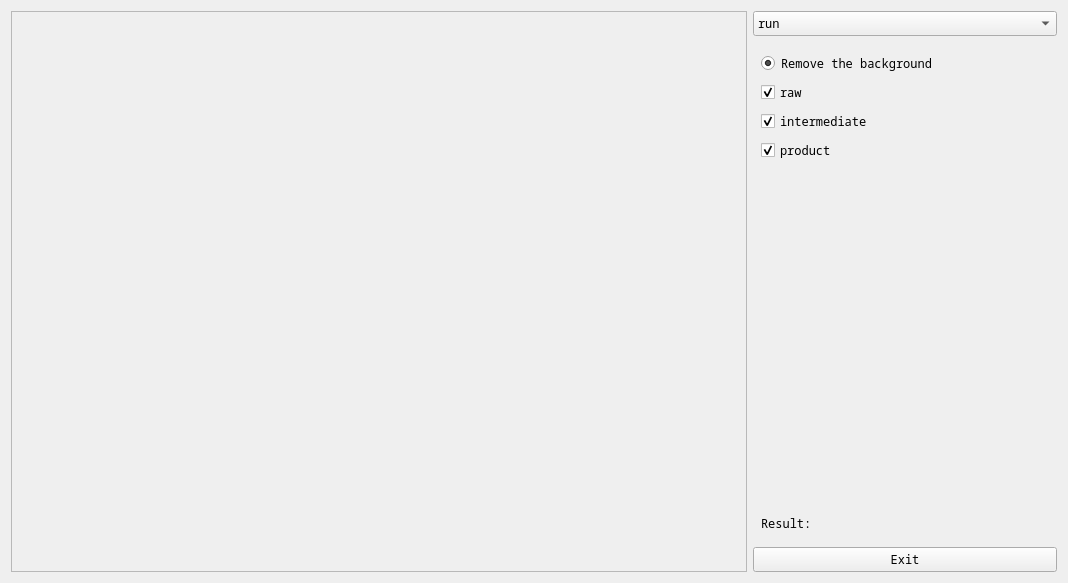
<?xml version="1.0" encoding="UTF-8"?>
<ui version="4.0">
 <class>Form</class>
 <widget class="QWidget" name="Form">
  <property name="geometry">
   <rect>
    <x>0</x>
    <y>0</y>
    <width>1068</width>
    <height>583</height>
   </rect>
  </property>
  <property name="font">
   <font>
    <family>Noto Sans Mono</family>
    <weight>50</weight>
    <bold>false</bold>
   </font>
  </property>
  <property name="windowTitle">
   <string>Form</string>
  </property>
  <property name="styleSheet">
   <string notr="true"/>
  </property>
  <layout class="QHBoxLayout" name="horizontalLayout" stretch="5,2">
   <item>
    <widget class="QScrollArea" name="scrollArea">
     <property name="widgetResizable">
      <bool>true</bool>
     </property>
     <widget class="QWidget" name="scrollAreaWidgetContents">
      <property name="geometry">
       <rect>
        <x>0</x>
        <y>0</y>
        <width>744</width>
        <height>567</height>
       </rect>
      </property>
      <layout class="QGridLayout" name="gridLayout" columnminimumwidth="1,1">
       <property name="sizeConstraint">
        <enum>QLayout::SetDefaultConstraint</enum>
       </property>
       <item row="0" column="0">
        <widget class="CvWidget" name="cv_raw" native="true"/>
       </item>
       <item row="0" column="1">
        <widget class="CvWidget" name="cv_intermediate" native="true"/>
       </item>
       <item row="2" column="0" colspan="2">
        <widget class="CvWidget" name="cv_product" native="true"/>
       </item>
      </layout>
     </widget>
    </widget>
   </item>
   <item>
    <layout class="QVBoxLayout" name="verticalLayout">
     <item>
      <widget class="QComboBox" name="mode">
       <item>
        <property name="text">
         <string>run</string>
        </property>
       </item>
       <item>
        <property name="text">
         <string>train</string>
        </property>
       </item>
       <item>
        <property name="text">
         <string>debug</string>
        </property>
       </item>
      </widget>
     </item>
     <item>
      <widget class="QStackedWidget" name="stacked">
       <property name="enabled">
        <bool>true</bool>
       </property>
       <property name="currentIndex">
        <number>0</number>
       </property>
       <widget class="QWidget" name="RUN">
        <property name="font">
         <font>
          <family>Noto Sans Mono</family>
          <weight>50</weight>
          <bold>false</bold>
         </font>
        </property>
        <layout class="QVBoxLayout" name="verticalLayout_3">
         <property name="leftMargin">
          <number>8</number>
         </property>
         <property name="topMargin">
          <number>10</number>
         </property>
         <item>
          <widget class="QRadioButton" name="radioButton">
           <property name="text">
            <string>Remove the background</string>
           </property>
           <property name="checked">
            <bool>true</bool>
           </property>
          </widget>
         </item>
         <item>
          <widget class="QCheckBox" name="raw">
           <property name="text">
            <string>raw</string>
           </property>
           <property name="checkable">
            <bool>true</bool>
           </property>
           <property name="checked">
            <bool>true</bool>
           </property>
          </widget>
         </item>
         <item>
          <widget class="QCheckBox" name="intermediate">
           <property name="text">
            <string>intermediate</string>
           </property>
           <property name="checkable">
            <bool>true</bool>
           </property>
           <property name="checked">
            <bool>true</bool>
           </property>
          </widget>
         </item>
         <item>
          <widget class="QCheckBox" name="product">
           <property name="text">
            <string>product</string>
           </property>
           <property name="checkable">
            <bool>true</bool>
           </property>
           <property name="checked">
            <bool>true</bool>
           </property>
          </widget>
         </item>
         <item>
          <spacer name="verticalSpacer">
           <property name="orientation">
            <enum>Qt::Vertical</enum>
           </property>
           <property name="sizeHint" stdset="0">
            <size>
             <width>20</width>
             <height>40</height>
            </size>
           </property>
          </spacer>
         </item>
         <item>
          <layout class="QHBoxLayout" name="horizontalLayout_2" stretch="0,1">
           <item>
            <widget class="QLabel" name="label_result">
             <property name="text">
              <string>Result:</string>
             </property>
            </widget>
           </item>
           <item>
            <widget class="QLabel" name="result">
             <property name="text">
              <string/>
             </property>
            </widget>
           </item>
          </layout>
         </item>
        </layout>
       </widget>
       <widget class="QWidget" name="TRAIN">
        <layout class="QVBoxLayout" name="verticalLayout_2">
         <item>
          <layout class="QHBoxLayout" name="horizontalLayout_12">
           <item>
            <widget class="QLabel" name="data_label">
             <property name="text">
              <string>label</string>
             </property>
            </widget>
           </item>
           <item>
            <widget class="QLineEdit" name="label_line">
             <property name="sizePolicy">
              <sizepolicy hsizetype="Expanding" vsizetype="Fixed">
               <horstretch>0</horstretch>
               <verstretch>0</verstretch>
              </sizepolicy>
             </property>
            </widget>
           </item>
          </layout>
         </item>
         <item>
          <layout class="QHBoxLayout" name="horizontalLayout_10">
           <item>
            <widget class="QLabel" name="label">
             <property name="text">
              <string>delay</string>
             </property>
            </widget>
           </item>
           <item>
            <widget class="QSpinBox" name="spinBox">
             <property name="sizePolicy">
              <sizepolicy hsizetype="Expanding" vsizetype="Fixed">
               <horstretch>0</horstretch>
               <verstretch>0</verstretch>
              </sizepolicy>
             </property>
            </widget>
           </item>
           <item>
            <widget class="QPushButton" name="btn_freeze">
             <property name="enabled">
              <bool>true</bool>
             </property>
             <property name="minimumSize">
              <size>
               <width>0</width>
               <height>0</height>
              </size>
             </property>
             <property name="text">
              <string>Freeze</string>
             </property>
             <property name="autoDefault">
              <bool>false</bool>
             </property>
             <property name="default">
              <bool>false</bool>
             </property>
            </widget>
           </item>
          </layout>
         </item>
         <item>
          <layout class="QHBoxLayout" name="horizontalLayout_11">
           <item>
            <widget class="QPushButton" name="btn_adddata">
             <property name="enabled">
              <bool>false</bool>
             </property>
             <property name="text">
              <string>Add Data</string>
             </property>
            </widget>
           </item>
           <item>
            <widget class="QPushButton" name="btn_savedata">
             <property name="text">
              <string>Save Data</string>
             </property>
            </widget>
           </item>
          </layout>
         </item>
         <item>
          <widget class="QLabel" name="label_save">
           <property name="text">
            <string>save path</string>
           </property>
          </widget>
         </item>
         <item>
          <layout class="QHBoxLayout" name="horizontalLayout_9" stretch="0,0">
           <item>
            <widget class="QLineEdit" name="path_line">
             <property name="minimumSize">
              <size>
               <width>200</width>
               <height>0</height>
              </size>
             </property>
            </widget>
           </item>
           <item>
            <widget class="QPushButton" name="btn_savesvm">
             <property name="text">
              <string>Save</string>
             </property>
            </widget>
           </item>
          </layout>
         </item>
         <item>
          <spacer name="verticalSpacer_2">
           <property name="orientation">
            <enum>Qt::Vertical</enum>
           </property>
           <property name="sizeHint" stdset="0">
            <size>
             <width>20</width>
             <height>40</height>
            </size>
           </property>
          </spacer>
         </item>
         <item>
          <widget class="QPushButton" name="btn_train">
           <property name="text">
            <string>Start Training</string>
           </property>
          </widget>
         </item>
        </layout>
       </widget>
       <widget class="QWidget" name="DEBUG">
        <layout class="QVBoxLayout" name="verticalLayout_5">
         <item>
          <layout class="QHBoxLayout" name="horizontalLayout_3" stretch="0,1,0">
           <item>
            <widget class="QLabel" name="h_min">
             <property name="text">
              <string>hmin</string>
             </property>
            </widget>
           </item>
           <item>
            <widget class="QSlider" name="horizontalSlider">
             <property name="maximum">
              <number>255</number>
             </property>
             <property name="value">
              <number>0</number>
             </property>
             <property name="sliderPosition">
              <number>0</number>
             </property>
             <property name="orientation">
              <enum>Qt::Horizontal</enum>
             </property>
            </widget>
           </item>
           <item>
            <widget class="QLabel" name="hmin">
             <property name="minimumSize">
              <size>
               <width>30</width>
               <height>0</height>
              </size>
             </property>
             <property name="text">
              <string>0</string>
             </property>
            </widget>
           </item>
          </layout>
         </item>
         <item>
          <layout class="QHBoxLayout" name="horizontalLayout_4" stretch="0,1,0">
           <item>
            <widget class="QLabel" name="s_min">
             <property name="minimumSize">
              <size>
               <width>0</width>
               <height>0</height>
              </size>
             </property>
             <property name="text">
              <string>smin</string>
             </property>
            </widget>
           </item>
           <item>
            <widget class="QSlider" name="horizontalSlider_2">
             <property name="maximum">
              <number>255</number>
             </property>
             <property name="orientation">
              <enum>Qt::Horizontal</enum>
             </property>
            </widget>
           </item>
           <item>
            <widget class="QLabel" name="smin">
             <property name="minimumSize">
              <size>
               <width>30</width>
               <height>0</height>
              </size>
             </property>
             <property name="text">
              <string>0</string>
             </property>
            </widget>
           </item>
          </layout>
         </item>
         <item>
          <layout class="QHBoxLayout" name="horizontalLayout_5">
           <item>
            <widget class="QLabel" name="v_min">
             <property name="minimumSize">
              <size>
               <width>0</width>
               <height>0</height>
              </size>
             </property>
             <property name="text">
              <string>vmin</string>
             </property>
            </widget>
           </item>
           <item>
            <widget class="QSlider" name="horizontalSlider_3">
             <property name="maximum">
              <number>255</number>
             </property>
             <property name="orientation">
              <enum>Qt::Horizontal</enum>
             </property>
            </widget>
           </item>
           <item>
            <widget class="QLabel" name="vmin">
             <property name="minimumSize">
              <size>
               <width>30</width>
               <height>0</height>
              </size>
             </property>
             <property name="text">
              <string>0</string>
             </property>
            </widget>
           </item>
          </layout>
         </item>
         <item>
          <layout class="QHBoxLayout" name="horizontalLayout_8">
           <item>
            <widget class="QLabel" name="h_max">
             <property name="text">
              <string>hmax</string>
             </property>
            </widget>
           </item>
           <item>
            <widget class="QSlider" name="horizontalSlider_6">
             <property name="maximum">
              <number>255</number>
             </property>
             <property name="sliderPosition">
              <number>255</number>
             </property>
             <property name="orientation">
              <enum>Qt::Horizontal</enum>
             </property>
            </widget>
           </item>
           <item>
            <widget class="QLabel" name="hmax">
             <property name="minimumSize">
              <size>
               <width>30</width>
               <height>0</height>
              </size>
             </property>
             <property name="text">
              <string>255</string>
             </property>
            </widget>
           </item>
          </layout>
         </item>
         <item>
          <layout class="QHBoxLayout" name="horizontalLayout_6">
           <item>
            <widget class="QLabel" name="s_max">
             <property name="minimumSize">
              <size>
               <width>0</width>
               <height>0</height>
              </size>
             </property>
             <property name="text">
              <string>smax</string>
             </property>
            </widget>
           </item>
           <item>
            <widget class="QSlider" name="horizontalSlider_4">
             <property name="maximum">
              <number>255</number>
             </property>
             <property name="sliderPosition">
              <number>255</number>
             </property>
             <property name="orientation">
              <enum>Qt::Horizontal</enum>
             </property>
             <property name="invertedAppearance">
              <bool>false</bool>
             </property>
            </widget>
           </item>
           <item>
            <widget class="QLabel" name="smax">
             <property name="minimumSize">
              <size>
               <width>30</width>
               <height>0</height>
              </size>
             </property>
             <property name="text">
              <string>255</string>
             </property>
            </widget>
           </item>
          </layout>
         </item>
         <item>
          <layout class="QHBoxLayout" name="horizontalLayout_7">
           <item>
            <widget class="QLabel" name="v_max">
             <property name="minimumSize">
              <size>
               <width>30</width>
               <height>0</height>
              </size>
             </property>
             <property name="text">
              <string>vmax</string>
             </property>
            </widget>
           </item>
           <item>
            <widget class="QSlider" name="horizontalSlider_5">
             <property name="maximum">
              <number>255</number>
             </property>
             <property name="sliderPosition">
              <number>255</number>
             </property>
             <property name="orientation">
              <enum>Qt::Horizontal</enum>
             </property>
            </widget>
           </item>
           <item>
            <widget class="QLabel" name="vmax">
             <property name="minimumSize">
              <size>
               <width>30</width>
               <height>0</height>
              </size>
             </property>
             <property name="text">
              <string>255</string>
             </property>
            </widget>
           </item>
          </layout>
         </item>
         <item>
          <spacer name="verticalSpacer_3">
           <property name="orientation">
            <enum>Qt::Vertical</enum>
           </property>
           <property name="sizeHint" stdset="0">
            <size>
             <width>20</width>
             <height>40</height>
            </size>
           </property>
          </spacer>
         </item>
        </layout>
       </widget>
      </widget>
     </item>
     <item>
      <widget class="QPushButton" name="btn_exit">
       <property name="text">
        <string>Exit</string>
       </property>
      </widget>
     </item>
    </layout>
   </item>
  </layout>
 </widget>
 <customwidgets>
  <customwidget>
   <class>CvWidget</class>
   <extends>QWidget</extends>
   <header>cvwidget.h</header>
   <container>1</container>
   <slots>
    <slot>toggleDisplay(bool)</slot>
   </slots>
  </customwidget>
 </customwidgets>
 <resources/>
 <connections>
  <connection>
   <sender>btn_exit</sender>
   <signal>released()</signal>
   <receiver>Form</receiver>
   <slot>close()</slot>
   <hints>
    <hint type="sourcelabel">
     <x>1060</x>
     <y>575</y>
    </hint>
    <hint type="destinationlabel">
     <x>568</x>
     <y>494</y>
    </hint>
   </hints>
  </connection>
  <connection>
   <sender>horizontalSlider</sender>
   <signal>valueChanged(int)</signal>
   <receiver>hmin</receiver>
   <slot>setNum(int)</slot>
   <hints>
    <hint type="sourcelabel">
     <x>860</x>
     <y>84</y>
    </hint>
    <hint type="destinationlabel">
     <x>860</x>
     <y>84</y>
    </hint>
   </hints>
  </connection>
  <connection>
   <sender>horizontalSlider_2</sender>
   <signal>valueChanged(int)</signal>
   <receiver>smin</receiver>
   <slot>setNum(int)</slot>
   <hints>
    <hint type="sourcelabel">
     <x>860</x>
     <y>84</y>
    </hint>
    <hint type="destinationlabel">
     <x>860</x>
     <y>84</y>
    </hint>
   </hints>
  </connection>
  <connection>
   <sender>horizontalSlider_3</sender>
   <signal>valueChanged(int)</signal>
   <receiver>vmin</receiver>
   <slot>setNum(int)</slot>
   <hints>
    <hint type="sourcelabel">
     <x>860</x>
     <y>84</y>
    </hint>
    <hint type="destinationlabel">
     <x>860</x>
     <y>84</y>
    </hint>
   </hints>
  </connection>
  <connection>
   <sender>horizontalSlider_4</sender>
   <signal>valueChanged(int)</signal>
   <receiver>smax</receiver>
   <slot>setNum(int)</slot>
   <hints>
    <hint type="sourcelabel">
     <x>860</x>
     <y>84</y>
    </hint>
    <hint type="destinationlabel">
     <x>860</x>
     <y>84</y>
    </hint>
   </hints>
  </connection>
  <connection>
   <sender>horizontalSlider_5</sender>
   <signal>valueChanged(int)</signal>
   <receiver>vmax</receiver>
   <slot>setNum(int)</slot>
   <hints>
    <hint type="sourcelabel">
     <x>860</x>
     <y>84</y>
    </hint>
    <hint type="destinationlabel">
     <x>860</x>
     <y>84</y>
    </hint>
   </hints>
  </connection>
  <connection>
   <sender>horizontalSlider_6</sender>
   <signal>valueChanged(int)</signal>
   <receiver>hmax</receiver>
   <slot>setNum(int)</slot>
   <hints>
    <hint type="sourcelabel">
     <x>860</x>
     <y>84</y>
    </hint>
    <hint type="destinationlabel">
     <x>860</x>
     <y>84</y>
    </hint>
   </hints>
  </connection>
  <connection>
   <sender>horizontalSlider</sender>
   <signal>valueChanged(int)</signal>
   <receiver>Form</receiver>
   <slot>updateValue()</slot>
   <hints>
    <hint type="sourcelabel">
     <x>860</x>
     <y>84</y>
    </hint>
    <hint type="destinationlabel">
     <x>359</x>
     <y>249</y>
    </hint>
   </hints>
  </connection>
  <connection>
   <sender>horizontalSlider_2</sender>
   <signal>valueChanged(int)</signal>
   <receiver>Form</receiver>
   <slot>updateValue()</slot>
   <hints>
    <hint type="sourcelabel">
     <x>860</x>
     <y>84</y>
    </hint>
    <hint type="destinationlabel">
     <x>359</x>
     <y>249</y>
    </hint>
   </hints>
  </connection>
  <connection>
   <sender>horizontalSlider_3</sender>
   <signal>valueChanged(int)</signal>
   <receiver>Form</receiver>
   <slot>updateValue()</slot>
   <hints>
    <hint type="sourcelabel">
     <x>860</x>
     <y>84</y>
    </hint>
    <hint type="destinationlabel">
     <x>359</x>
     <y>249</y>
    </hint>
   </hints>
  </connection>
  <connection>
   <sender>horizontalSlider_6</sender>
   <signal>valueChanged(int)</signal>
   <receiver>Form</receiver>
   <slot>updateValue()</slot>
   <hints>
    <hint type="sourcelabel">
     <x>860</x>
     <y>84</y>
    </hint>
    <hint type="destinationlabel">
     <x>359</x>
     <y>249</y>
    </hint>
   </hints>
  </connection>
  <connection>
   <sender>horizontalSlider_4</sender>
   <signal>valueChanged(int)</signal>
   <receiver>Form</receiver>
   <slot>updateValue()</slot>
   <hints>
    <hint type="sourcelabel">
     <x>860</x>
     <y>84</y>
    </hint>
    <hint type="destinationlabel">
     <x>359</x>
     <y>249</y>
    </hint>
   </hints>
  </connection>
  <connection>
   <sender>horizontalSlider_5</sender>
   <signal>valueChanged(int)</signal>
   <receiver>Form</receiver>
   <slot>updateValue()</slot>
   <hints>
    <hint type="sourcelabel">
     <x>860</x>
     <y>84</y>
    </hint>
    <hint type="destinationlabel">
     <x>359</x>
     <y>249</y>
    </hint>
   </hints>
  </connection>
  <connection>
   <sender>mode</sender>
   <signal>activated(int)</signal>
   <receiver>stacked</receiver>
   <slot>setCurrentIndex(int)</slot>
   <hints>
    <hint type="sourcelabel">
     <x>1060</x>
     <y>36</y>
    </hint>
    <hint type="destinationlabel">
     <x>1060</x>
     <y>296</y>
    </hint>
   </hints>
  </connection>
  <connection>
   <sender>raw</sender>
   <signal>toggled(bool)</signal>
   <receiver>cv_raw</receiver>
   <slot>toggleDisplay(bool)</slot>
   <hints>
    <hint type="sourcelabel">
     <x>854</x>
     <y>68</y>
    </hint>
    <hint type="destinationlabel">
     <x>171</x>
     <y>120</y>
    </hint>
   </hints>
  </connection>
  <connection>
   <sender>intermediate</sender>
   <signal>toggled(bool)</signal>
   <receiver>cv_intermediate</receiver>
   <slot>toggleDisplay(bool)</slot>
   <hints>
    <hint type="sourcelabel">
     <x>854</x>
     <y>72</y>
    </hint>
    <hint type="destinationlabel">
     <x>678</x>
     <y>138</y>
    </hint>
   </hints>
  </connection>
  <connection>
   <sender>product</sender>
   <signal>toggled(bool)</signal>
   <receiver>cv_product</receiver>
   <slot>toggleDisplay(bool)</slot>
   <hints>
    <hint type="sourcelabel">
     <x>854</x>
     <y>76</y>
    </hint>
    <hint type="destinationlabel">
     <x>262</x>
     <y>415</y>
    </hint>
   </hints>
  </connection>
  <connection>
   <sender>radioButton</sender>
   <signal>toggled(bool)</signal>
   <receiver>Form</receiver>
   <slot>toggleBackground(bool)</slot>
   <hints>
    <hint type="sourcelabel">
     <x>854</x>
     <y>64</y>
    </hint>
    <hint type="destinationlabel">
     <x>327</x>
     <y>0</y>
    </hint>
   </hints>
  </connection>
  <connection>
   <sender>btn_freeze</sender>
   <signal>released()</signal>
   <receiver>Form</receiver>
   <slot>displayFreeze()</slot>
   <hints>
    <hint type="sourcelabel">
     <x>995</x>
     <y>128</y>
    </hint>
    <hint type="destinationlabel">
     <x>746</x>
     <y>405</y>
    </hint>
   </hints>
  </connection>
  <connection>
   <sender>btn_adddata</sender>
   <signal>released()</signal>
   <receiver>Form</receiver>
   <slot>setDataAction()</slot>
   <hints>
    <hint type="sourcelabel">
     <x>849</x>
     <y>170</y>
    </hint>
    <hint type="destinationlabel">
     <x>649</x>
     <y>-4</y>
    </hint>
   </hints>
  </connection>
  <connection>
   <sender>label_line</sender>
   <signal>returnPressed()</signal>
   <receiver>Form</receiver>
   <slot>setLabelName()</slot>
   <hints>
    <hint type="sourcelabel">
     <x>898</x>
     <y>79</y>
    </hint>
    <hint type="destinationlabel">
     <x>764</x>
     <y>-9</y>
    </hint>
   </hints>
  </connection>
 </connections>
 <slots>
  <signal>changeIndex(int)</signal>
  <signal>changeOption(list)</signal>
  <slot>stop()</slot>
  <slot>updateValue()</slot>
  <slot>displayFreeze()</slot>
  <slot>toggleBackground(bool)</slot>
  <slot>setDataAction()</slot>
  <slot>setLabelName()</slot>
 </slots>
</ui>
